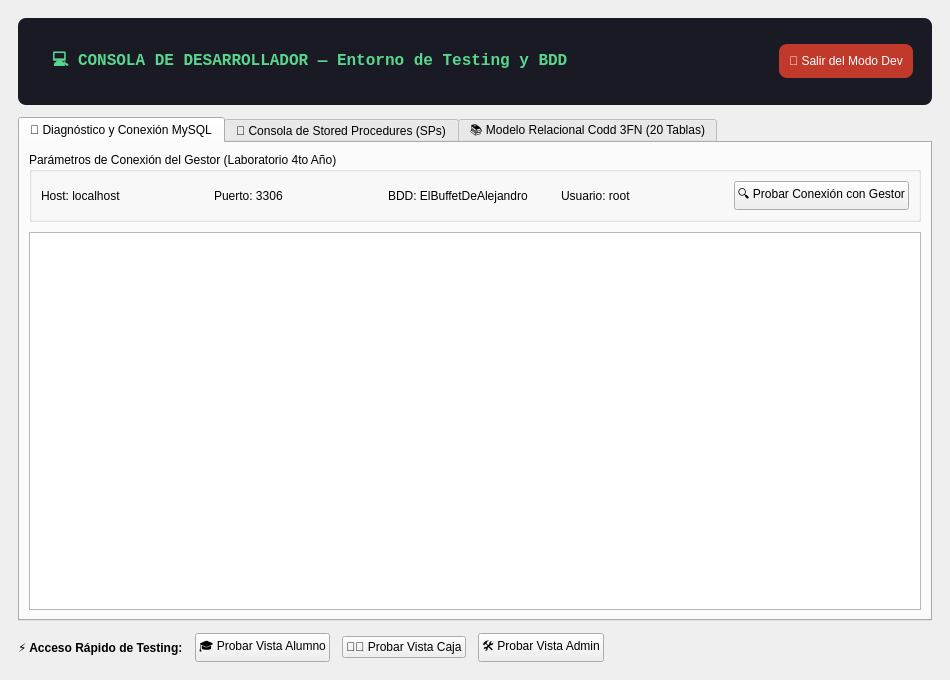
<?xml version="1.0" encoding="UTF-8"?>
<ui version="4.0">
 <class>DevWindow</class>
 <widget class="QWidget" name="DevWindow">
  <property name="geometry">
   <rect>
    <x>0</x>
    <y>0</y>
    <width>950</width>
    <height>680</height>
   </rect>
  </property>
  <property name="windowTitle">
   <string>Consola de Desarrollador &amp; Diagnóstico BDD - El Buffet de Alejandro</string>
  </property>
  <layout class="QVBoxLayout" name="verticalLayout">
   <property name="spacing">
    <number>12</number>
   </property>
   <property name="leftMargin">
    <number>18</number>
   </property>
   <property name="topMargin">
    <number>18</number>
   </property>
   <property name="rightMargin">
    <number>18</number>
   </property>
   <property name="bottomMargin">
    <number>18</number>
   </property>
   <item>
    <widget class="QFrame" name="frameHeaderDev">
     <property name="styleSheet">
      <string>background-color: #1A1A24; border-radius: 8px; padding: 10px;</string>
     </property>
     <layout class="QHBoxLayout" name="layoutHeaderDev">
      <item>
       <widget class="QLabel" name="lblTitleDev">
        <property name="text">
         <string>💻 CONSOLA DE DESARROLLADOR — Entorno de Testing y BDD</string>
        </property>
        <property name="styleSheet">
         <string>color: #58D68D; font-size: 16px; font-weight: bold; font-family: monospace;</string>
        </property>
       </widget>
      </item>
      <item>
       <spacer name="spacerDevHeader">
        <property name="orientation">
         <enum>Qt::Horizontal</enum>
        </property>
        <property name="sizeHint" stdset="0">
         <size>
          <width>40</width>
          <height>20</height>
         </size>
        </property>
       </spacer>
      </item>
      <item>
       <widget class="QPushButton" name="btnLogoutDev">
        <property name="text">
         <string>🚪 Salir del Modo Dev</string>
        </property>
        <property name="styleSheet">
         <string>background-color: #C0392B; color: white;</string>
        </property>
       </widget>
      </item>
     </layout>
    </widget>
   </item>
   <item>
    <widget class="QTabWidget" name="tabWidgetDev">
     <widget class="QWidget" name="tabMySQL">
      <attribute name="title">
       <string>🔌 Diagnóstico y Conexión MySQL</string>
      </attribute>
      <layout class="QVBoxLayout" name="layoutTabMySQL">
       <property name="spacing">
        <number>10</number>
       </property>
       <item>
        <widget class="QGroupBox" name="groupParamsMySQL">
         <property name="title">
          <string>Parámetros de Conexión del Gestor (Laboratorio 4to Año)</string>
         </property>
         <layout class="QHBoxLayout" name="layoutParams">
          <item>
           <widget class="QLabel" name="lblHost">
            <property name="text">
             <string>Host: localhost</string>
            </property>
           </widget>
          </item>
          <item>
           <widget class="QLabel" name="lblPort">
            <property name="text">
             <string>Puerto: 3306</string>
            </property>
           </widget>
          </item>
          <item>
           <widget class="QLabel" name="lblDB">
            <property name="text">
             <string>BDD: ElBuffetDeAlejandro</string>
            </property>
           </widget>
          </item>
          <item>
           <widget class="QLabel" name="lblUser">
            <property name="text">
             <string>Usuario: root</string>
            </property>
           </widget>
          </item>
          <item>
           <widget class="QPushButton" name="btnTestConexion">
            <property name="text">
             <string>🔍 Probar Conexión con Gestor</string>
            </property>
           </widget>
          </item>
         </layout>
        </widget>
       </item>
       <item>
        <widget class="QTextEdit" name="txtSalidaMySQL">
         <property name="readOnly">
          <bool>true</bool>
         </property>
         <property name="font">
          <font>
           <family>Consolas</family>
           <pointsize>10</pointsize>
          </font>
         </property>
        </widget>
       </item>
      </layout>
     </widget>
     <widget class="QWidget" name="tabSPs">
      <attribute name="title">
       <string>🧪 Consola de Stored Procedures (SPs)</string>
      </attribute>
      <layout class="QVBoxLayout" name="layoutTabSPs">
       <item>
        <layout class="QHBoxLayout" name="layoutSelectorSP">
         <item>
          <widget class="QLabel" name="lblSPLabel">
           <property name="text">
            <string>Seleccionar Stored Procedure:</string>
           </property>
          </widget>
         </item>
         <item>
          <widget class="QComboBox" name="comboSP">
           <item>
            <property name="text">
             <string>sp_reporte_ventas_por_fecha</string>
            </property>
           </item>
           <item>
            <property name="text">
             <string>sp_reporte_auditoria</string>
            </property>
           </item>
           <item>
            <property name="text">
             <string>sp_productos_mas_vendidos</string>
            </property>
           </item>
           <item>
            <property name="text">
             <string>sp_stock_critico</string>
            </property>
           </item>
           <item>
            <property name="text">
             <string>sp_reporte_metricas_tuneado</string>
            </property>
           </item>
          </widget>
         </item>
         <item>
          <widget class="QLineEdit" name="txtParam1">
           <property name="placeholderText">
            <string>Parámetro 1 (ej. 2026-10-01)</string>
           </property>
          </widget>
         </item>
         <item>
          <widget class="QLineEdit" name="txtParam2">
           <property name="placeholderText">
            <string>Parámetro 2 (ej. 2026-10-25)</string>
           </property>
          </widget>
         </item>
         <item>
          <widget class="QPushButton" name="btnEjecutarSP">
           <property name="text">
            <string>▶️ Ejecutar Prueba</string>
           </property>
          </widget>
         </item>
        </layout>
       </item>
       <item>
        <widget class="QTextEdit" name="txtSalidaSP">
         <property name="readOnly">
          <bool>true</bool>
         </property>
         <property name="font">
          <font>
           <family>Consolas</family>
           <pointsize>10</pointsize>
          </font>
         </property>
        </widget>
       </item>
      </layout>
     </widget>
     <widget class="QWidget" name="tabCoddModel">
      <attribute name="title">
       <string>📚 Modelo Relacional Codd 3FN (20 Tablas)</string>
      </attribute>
      <layout class="QVBoxLayout" name="layoutTabCodd">
       <item>
        <widget class="QTextEdit" name="txtModeloCodd">
         <property name="readOnly">
          <bool>true</bool>
         </property>
         <property name="font">
          <font>
           <family>Consolas</family>
           <pointsize>10</pointsize>
          </font>
         </property>
        </widget>
       </item>
      </layout>
     </widget>
    </widget>
   </item>
   <item>
    <layout class="QHBoxLayout" name="layoutAccesoDirecto">
     <item>
      <widget class="QLabel" name="lblAtajosDev">
       <property name="text">
        <string>⚡ Acceso Rápido de Testing:</string>
       </property>
       <property name="font">
        <font>
         <bold>true</bold>
        </font>
       </property>
      </widget>
     </item>
     <item>
      <widget class="QPushButton" name="btnAbrirVistaAlumno">
       <property name="text">
        <string>🎓 Probar Vista Alumno</string>
       </property>
      </widget>
     </item>
     <item>
      <widget class="QPushButton" name="btnAbrirVistaCaja">
       <property name="text">
        <string>🧑‍🍳 Probar Vista Caja</string>
       </property>
      </widget>
     </item>
     <item>
      <widget class="QPushButton" name="btnAbrirVistaAdmin">
       <property name="text">
        <string>🛠️ Probar Vista Admin</string>
       </property>
      </widget>
     </item>
     <item>
      <spacer name="spacerAtajos">
       <property name="orientation">
        <enum>Qt::Horizontal</enum>
       </property>
       <property name="sizeHint" stdset="0">
        <size>
         <width>40</width>
         <height>20</height>
        </size>
       </property>
      </spacer>
     </item>
    </layout>
   </item>
  </layout>
 </widget>
 <resources/>
 <connections/>
</ui>
